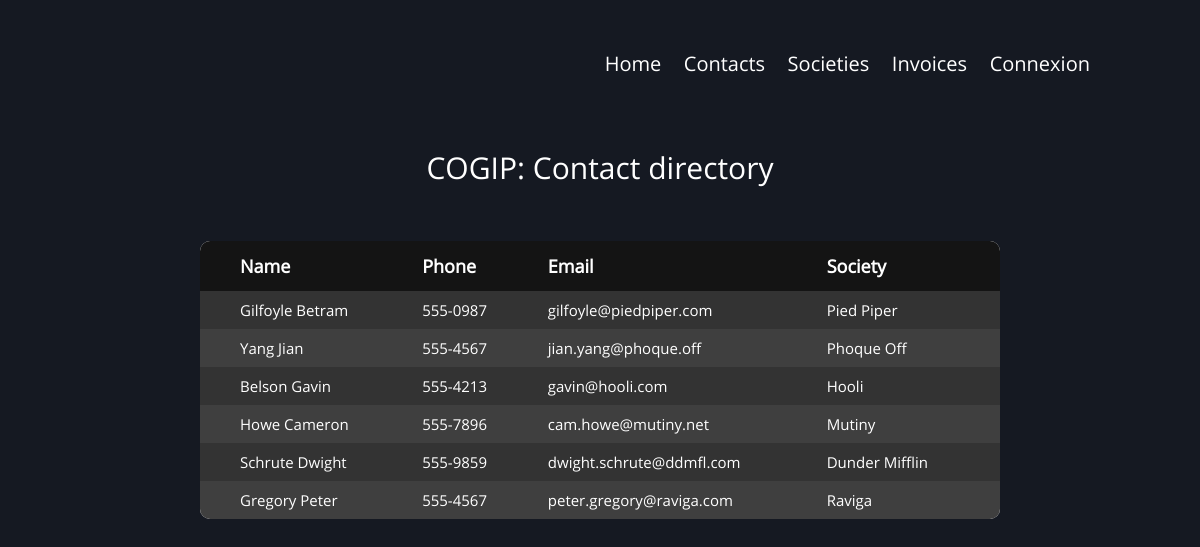
Screenshot of /Contacts with the database file from the repository.
### tables this page shows
CREATE TABLE IF NOT EXISTS `contacts` (
  `id` int(10) UNSIGNED NOT NULL AUTO_INCREMENT,
  `lastName` varchar(50) NOT NULL,
  `firstName` varchar(50) NOT NULL,
  `phone` varchar(50) NOT NULL,
  `email` varchar(50) NOT NULL,
  `societyName` varchar(50) NOT NULL,
  PRIMARY KEY (`id`)
);

### models/Model.php (called while the page is built, shortened)
<?php
abstract class Model{
    private static $_bdd;
    private static function setBdd(){
        self::$_bdd = new PDO('mysql:host='.self::db_host.';dbname='.self::db_name.';charset=UTF8',self::db_user,self::db_pass);
        self::$_bdd -> setAttribute(PDO::ATTR_ERRMODE, PDO::ERRMODE_WARNING);
        self::$_bdd -> setAttribute(PDO::ATTR_DEFAULT_FETCH_MODE, PDO::FETCH_ASSOC);
    }
    protected function getBdd(){
        return self::$_bdd;
    }
    protected function getAll($tableName, $objectName){
        $dataTable = [];
        $req = self::getBdd()->prepare('SELECT * FROM '.$tableName.' ORDER BY id DESC');
        $req->execute();
        while( $data = $req->fetch(PDO::FETCH_ASSOC)){
            $dataTable[] = new $objectName($data);
        }
        return $dataTable;
    }
}

### models/ContactManager.php (called while the page is built, shortened)
<?php
class ContactManager extends Model{
    public function getContacts(){
        return $this->getAll('contacts', 'Contact');
    }
}

### index.php (called while the page is built, shortened)
<?php
$router = new Router();
$router -> routeRequest();

### models/Contact.php (called while the page is built, shortened)
<?php
class Contact {
    protected $_id;
    protected $_lastName;
    protected $_firstName;
    protected $_phone;
    protected $_email;
    protected $_societyName;
    public function hydrate(array $data){
        foreach($data as $key => $value){
            $method = 'set'.ucfirst($key);
        }
    }
    public function setId($id){
        $id = (int) $id;
        if($id > 0) $this->_id = $id;
    }
    public function setLastName($lastName){
        if(is_string($lastName)) $this->_lastName = $lastName;
    }
    public function setFirstName($firstName){
        if(is_string($firstName)) $this->_firstName = $firstName;
    }
    public function setPhone($phone){
        if(is_string($phone)) $this->_phone = $phone;
    }
    public function setEmail($email){
        if(is_string($email)) $this->_email = $email;
    }
    public function setSocietyName($societyName){
        if(is_string($societyName)) $this->_societyName = $societyName;
    }
    public function id()          { return $this->_id;          }
    public function lastName()    { return $this->_lastName;    }
    public function firstName()   { return $this->_firstName;   }
    public function phone()       { return $this->_phone;       }
    public function email()       { return $this->_email;       }
    public function societyName() { return $this->_societyName; }
}

### views/viewContacts.php (the view, shortened to what this page needs)
<?php
    $datasContacts = '';
    foreach($contacts as $contact ){
        $datasContacts .=
            '<tr data-href="DetailContact?'.$contact->id().'">
                <td class="column1">'.$contact->lastName().' '.$contact->firstName().'</td>
                <td class="column2">'.$contact->phone()      .'</td>
                <td class="column3">'.$contact->email()      .'</td>
                <td class="column4">'.$contact->societyName().'</td>
            </tr>'
        ;
    }
?>
<h2>COGIP: Contact directory</h2>
<section class="tablesContainer">
    <div class='tableContainer recentContacts'>
        <table class="tableContacts">
            <thead>
                <tr class="tableHead">
                    <th class="column1">Name</th>
                    <th class="column2">Phone</th>
                    <th class="column3">Email</th>
                    <th class="column4">Society</th>
                </tr>
            </thead>
            <tbody>
            <?= $datasContacts; ?>
            </tbody>
        </table>
    </div>
</section>

### assets/css/style.css (style rules this page uses)
html, body, p, ol, ul, li, dl, dt, dd, blockquote, figure, fieldset, legend, textarea, pre, iframe, hr, h1, h2, h3, h4, h5, h6 { margin: 0; padding: 0; }
h1, h2, h3, h4, h5, h6 { font-size: 100%; font-weight: normal; }
html { -webkit-box-sizing: border-box; box-sizing: border-box; font-size: 62.5%; }
*, *::before, *::after { -webkit-box-sizing: inherit; box-sizing: inherit; }
table { border-collapse: collapse; border-spacing: 0; }
td, th { padding: 0; }
table { border-spacing: 1; border-collapse: collapse; background: var(--clr-white); border-radius: 1rem; overflow: hidden; margin: 0 auto; width: 80rem; }
.tableHead th { font-family: var(--font-main); font-size: 1.8em; color: var(--clr-white); }
table thead { height: 5rem; background: var(--clr-table-th); }
tbody { height: 5rem; }
table :is(td, th) { text-align: left; padding: 0.8rem; }
tbody tr:nth-child(even) { background-color: var(--clr-bg-tr2); }
tbody tr { font-family: var(--font-main); font-size: 1.5em; color: var(--clr-white); background-color: var(--clr-bg-tr); line-height: 1.2; font-weight: unset; cursor: pointer; }
.column1, .column2, .column3, .column4, .column5 { padding: 1rem 2rem; }
.column1 { padding-left: 4rem; }
.column4 { padding-right: 4rem; }
:root { --clr-main: rgb(21, 25, 34); --clr-secondary: rgb(226, 226, 226); --clr-accent: rgb(73, 191, 171); --clr-null: rgb(128, 128, 128); --clr-white: rgb(255, 255, 255); --clr-black: rgb(0, 0, 0); --clr-error: rgb(209, 30, 30); --clr-success: rgb(2, 189, 2); --clr-table-th: rgb(20, 20, 20); --clr-table-tr: rgb(245, 245, 245); --clr-bg-tr: rgb(51, 51, 51); --clr-bg-tr2: rgb(63, 63, 63); --clr-bg-tr-hover: rgb(152, 255, 198); --clr-text-tr-hover: rgb(41, 41, 41); --font-main: 'OpenSans-Regular'; --fontS-error: 1.2em; }
html { background-color: var(--clr-main); }
h2 { text-align: center; }
h2, h3 { font-size: 3rem; color: var(--clr-white); font-family: var(--font-main); margin: 2rem 0; }
.tableContainer { margin: 0 auto; width: -webkit-fit-content; width: -moz-fit-content; width: fit-content; padding: 3.3rem 3rem; }

### rows the page displays
contacts: lastName "Gilfoyle", firstName "Betram", phone "555-0987", email "gilfoyle@piedpiper.com", societyName "Pied Piper"
contacts: lastName "Yang", firstName "Jian", phone "555-4567", email "jian.yang@phoque.off", societyName "Phoque Off"
contacts: lastName "Belson", firstName "Gavin", phone "555-4213", email "gavin@hooli.com", societyName "Hooli"
contacts: lastName "Howe", firstName "Cameron", phone "555-7896", email "cam.howe@mutiny.net", societyName "Mutiny"
contacts: lastName "Schrute", firstName "Dwight", phone "555-9859", email "dwight.schrute@ddmfl.com", societyName "Dunder Mifflin"
contacts: lastName "Gregory", firstName "Peter", phone "555-4567", email "peter.gregory@raviga.com", societyName "Raviga"
